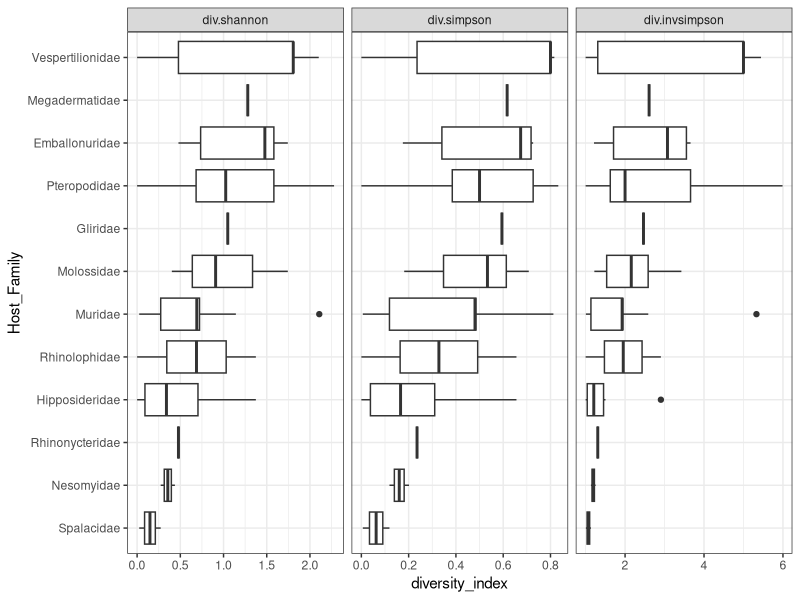
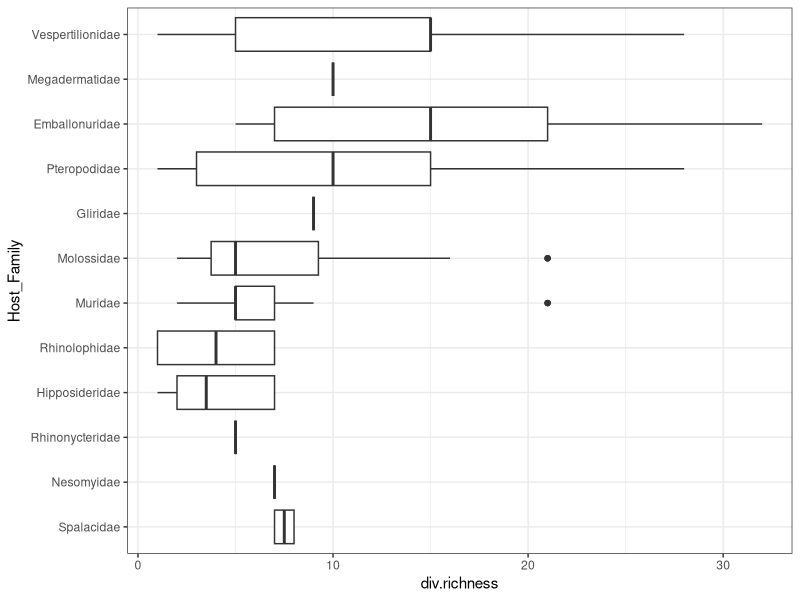
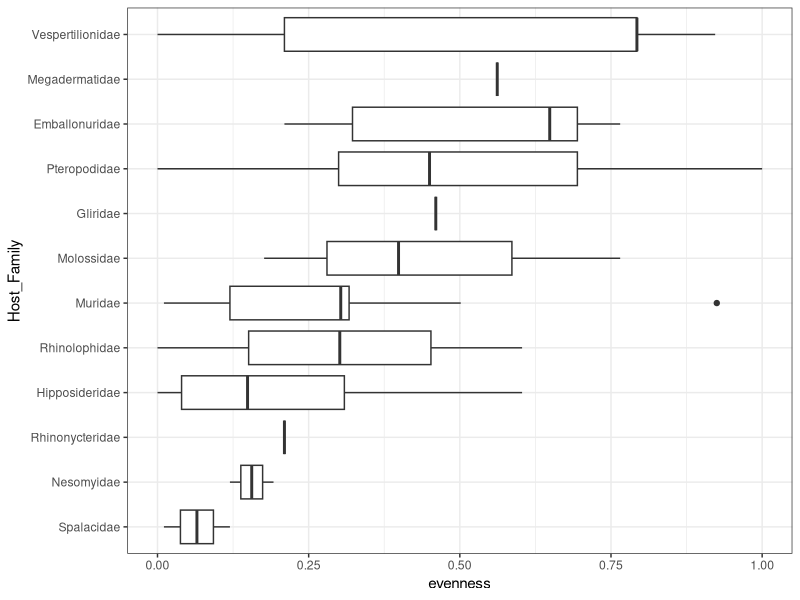
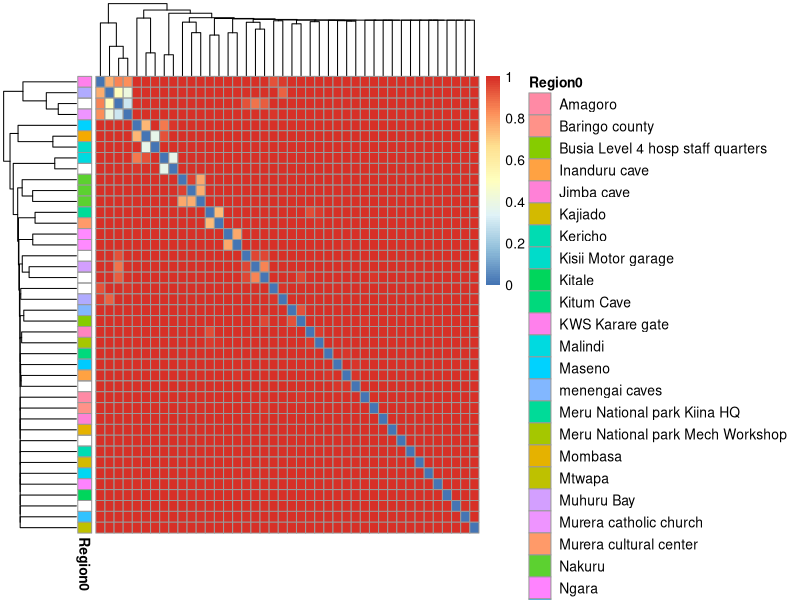
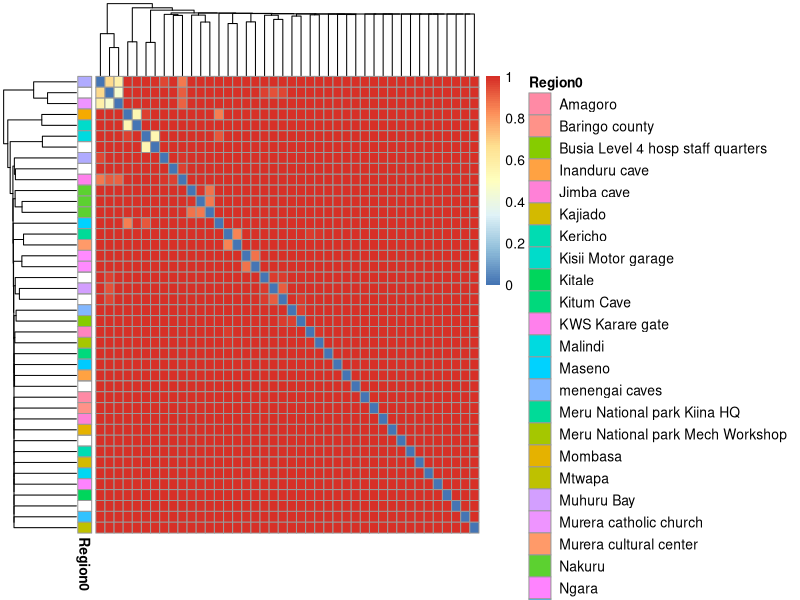
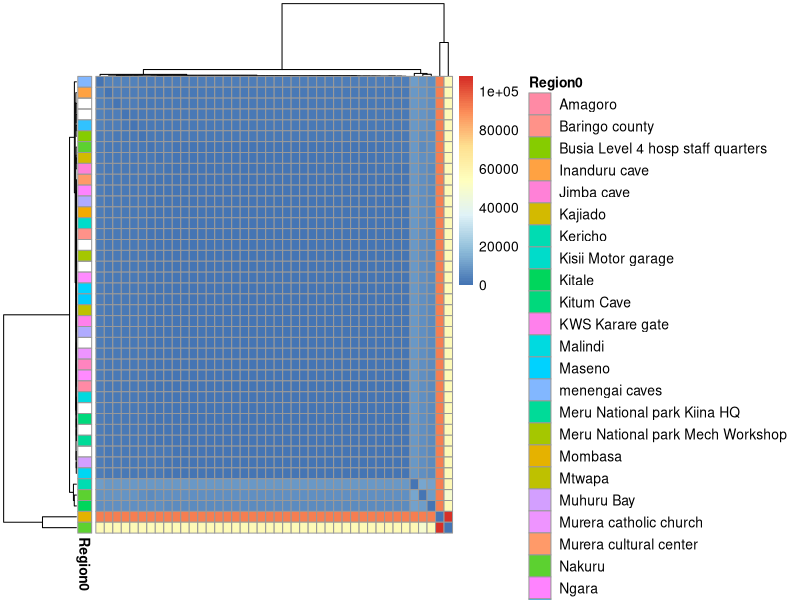

R code for these plots, in order:
## ---- chunk 1
#knitr::opts_chunk$set(echo = TRUE)

if (!require("ggplot2"))
  install.packages("ggplot2")

if (!require("dplyr"))
  install.packages("dplyr")

if (!require("readxl"))
  install.packages("readxl")

if (!require("reshape2"))
  install.packages("reshape2")
## ---- chunk 2
metadata.df <- read_excel("./40168_2024_1782_MOESM1_ESM.xlsx",sheet="S1")

# Individual counts by host and sample type.
table(metadata.df$Sample_Type,metadata.df$Host_Category)
## ---- chunk 3
vir_info.df <- read_excel("./40168_2024_1782_MOESM1_ESM.xlsx",sheet="S3")
# Uniform the Sample_Type writing
vir_info.df$Sample_Type <- gsub(" ","_",vir_info.df$Sample_Type)

# Reshape it to be a 2-dimentional matrix
GPS_vir_info.df <- vir_info.df %>%
  group_by(GPS,vANI95,Host_Category,Sample_Type,Viral_family,Host_species) %>%
  summarise(RPKM = sum(RPKM))
  
  
vir_prof.df <- GPS_vir_info.df %>%
  group_by(GPS,vANI95) %>%
  summarise(RPKM = sum(RPKM)) %>%
  dcast(vANI95~GPS,value.var = "RPKM",fill = 0)

# move the column of vANI95 to the rowname so the table content can be totally numerical.
vir_prof.mat <- vir_prof.df[,2:ncol(vir_prof.df)]
rownames(vir_prof.mat) <- vir_prof.df$vANI95
# Check the head content of this table

vir_prof.mat[1:5,1:5]
## ---- chunk 4
# load vegan
if (!require("vegan"))
  install.packages("vegan")
## ---- chunk 5
div.alpha <- data.frame(
  div.shannon = diversity(vir_prof.mat,index = "shannon",MARGIN = 2),
  div.simpson = diversity(vir_prof.mat,index = "simpson",MARGIN = 2),
  div.invsimpson = diversity(vir_prof.mat,index = "invsimpson",MARGIN = 2)
)
div.alpha$GPS <- rownames(div.alpha)

# attach div.alpha to metadata

div.info.df <- merge(
  unique(metadata.df[,c("GPS","Country","Region","Host_Family","Host_Category")]),
  div.alpha,  by="GPS"
)

# melt 3 catagory of alpha diversity together
div.info.mdf <- melt(div.info.df,measure.vars = c("div.shannon","div.simpson","div.invsimpson"),
                     variable.name = "index_measuremnt",
                     value.name = "diversity_index")

div.info.mdf$Host_Family <- reorder(
  div.info.mdf$Host_Family,
  div.info.mdf$diversity_index, FUN = mean)

# save the order
Host_Family_Order <- levels(div.info.mdf$Host_Family)

ggplot(div.info.mdf,aes(x=Host_Family,y=diversity_index)) + 
  geom_boxplot() + facet_grid(.~index_measuremnt,scales="free")  + 
  coord_flip() + theme_bw()
## ---- chunk 6
div.count <- data.frame(
  GPS = colnames(vir_prof.mat),
  div.richness = apply(vir_prof.mat,2,function(x) sum(x!=0))
)

div.info.mdf <- merge(
  div.info.mdf, div.count, by="GPS"
)

ggplot(div.info.mdf,aes(x=Host_Family,y=div.richness)) + 
  geom_boxplot() + coord_flip() + theme_bw()
## ---- chunk 7
div.even.df <- div.info.mdf %>%
  filter(index_measuremnt=="div.shannon") %>%
  transform(evenness=diversity_index/max(diversity_index))

ggplot(div.even.df,aes(x=Host_Family,y=evenness)) + 
  geom_boxplot() + coord_flip() + theme_bw()
## ---- chunk 8
beta.euclidean.dist <- vegdist(t(vir_prof.mat), method = "euclidean")
beta.bray.dist <- vegdist(t(vir_prof.mat), method = "bray")
beta.jaccard.dist <- vegdist(t(vir_prof.mat), method = "jaccard")

div.alpha$GPS <- rownames(div.alpha)

#prepare corresponding metadata
metadata.df$Region0 <- sapply(strsplit(metadata.df$Region, ","), `[`, 2)
beta.meta.df <- merge(
  data.frame(GPS=attr(beta.euclidean.dist,"Label")),
  unique(metadata.df[,c("GPS","Country","Region0")]),
  by="GPS",all.x=T,no.dups=T)

beta.meta.df <- beta.meta.df[!duplicated(beta.meta.df$GPS),]
rownames(beta.meta.df) <- beta.meta.df$GPS

library(pheatmap)

pheatmap(beta.bray.dist,
         annotation_row = beta.meta.df[,c("Region0"),F])

pheatmap(beta.jaccard.dist,
         annotation_row = beta.meta.df[,c("Region0"),F])

pheatmap(beta.euclidean.dist,
         annotation_row = beta.meta.df[,c("Region0"),F])
